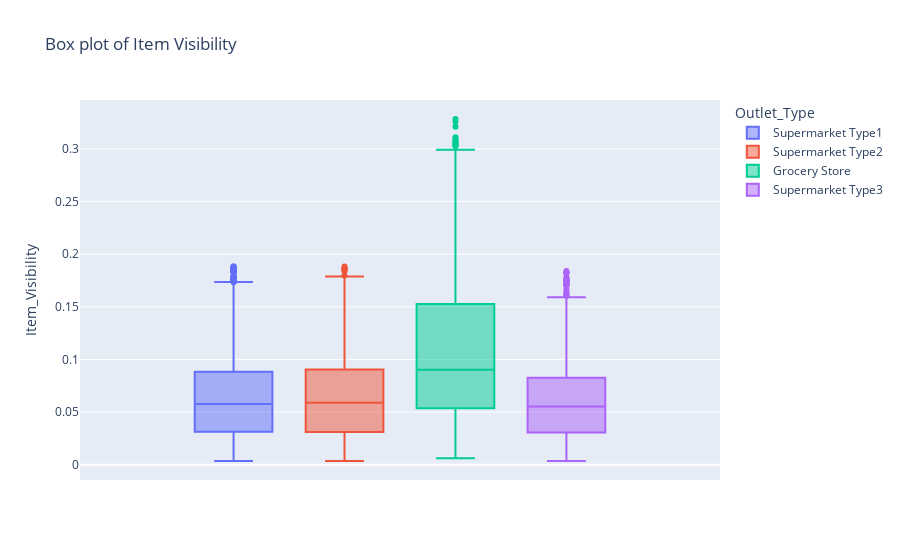

The notebook cell this image was saved under:
### Markdown cell above
3. Item Visibility

### Code cell
ex.box(
    data_frame=df,
    y=df["Item_Visibility"],
    title="Box plot of Item Visibility",
    color=df["Outlet_Type"],
)

### Figure 1 — Plotly figure (JSON) as saved in the notebook; plotly's stock layout.template omitted (floating-point values rounded to 4 significant figures; data arrays with more than 128 entries replaced by an {"elided": "..."} marker saying what was removed)
{"data": [{"alignmentgroup": "True", "hovertemplate": "Outlet_Type=Supermarket Type1<br>Item_Visibility=%{y}<extra></extra>", "legendgroup": "Supermarket Type1", "marker": {"color": "#636efa"}, "name": "Supermarket Type1", "notched": false, "offsetgroup": "Supermarket Type1", "orientation": "v", "showlegend": true, "type": "box", "x0": " ", "xaxis": "x", "y": {"elided": "5577 float values"}, "y0": " ", "yaxis": "y"}, {"alignmentgroup": "True", "hovertemplate": "Outlet_Type=Supermarket Type2<br>Item_Visibility=%{y}<extra></extra>", "legendgroup": "Supermarket Type2", "marker": {"color": "#EF553B"}, "name": "Supermarket Type2", "notched": false, "offsetgroup": "Supermarket Type2", "orientation": "v", "showlegend": true, "type": "box", "x0": " ", "xaxis": "x", "y": {"elided": "928 float values"}, "y0": " ", "yaxis": "y"}, {"alignmentgroup": "True", "hovertemplate": "Outlet_Type=Grocery Store<br>Item_Visibility=%{y}<extra></extra>", "legendgroup": "Grocery Store", "marker": {"color": "#00cc96"}, "name": "Grocery Store", "notched": false, "offsetgroup": "Grocery Store", "orientation": "v", "showlegend": true, "type": "box", "x0": " ", "xaxis": "x", "y": {"elided": "1083 float values"}, "y0": " ", "yaxis": "y"}, {"alignmentgroup": "True", "hovertemplate": "Outlet_Type=Supermarket Type3<br>Item_Visibility=%{y}<extra></extra>", "legendgroup": "Supermarket Type3", "marker": {"color": "#ab63fa"}, "name": "Supermarket Type3", "notched": false, "offsetgroup": "Supermarket Type3", "orientation": "v", "showlegend": true, "type": "box", "x0": " ", "xaxis": "x", "y": {"elided": "935 float values"}, "y0": " ", "yaxis": "y"}], "layout": {"boxmode": "group", "legend": {"title": {"text": "Outlet_Type"}, "tracegroupgap": 0}, "title": {"text": "Box plot of Item Visibility"}, "xaxis": {"anchor": "y", "domain": [0, 1]}, "yaxis": {"anchor": "x", "domain": [0, 1], "title": {"text": "Item_Visibility"}}}}
